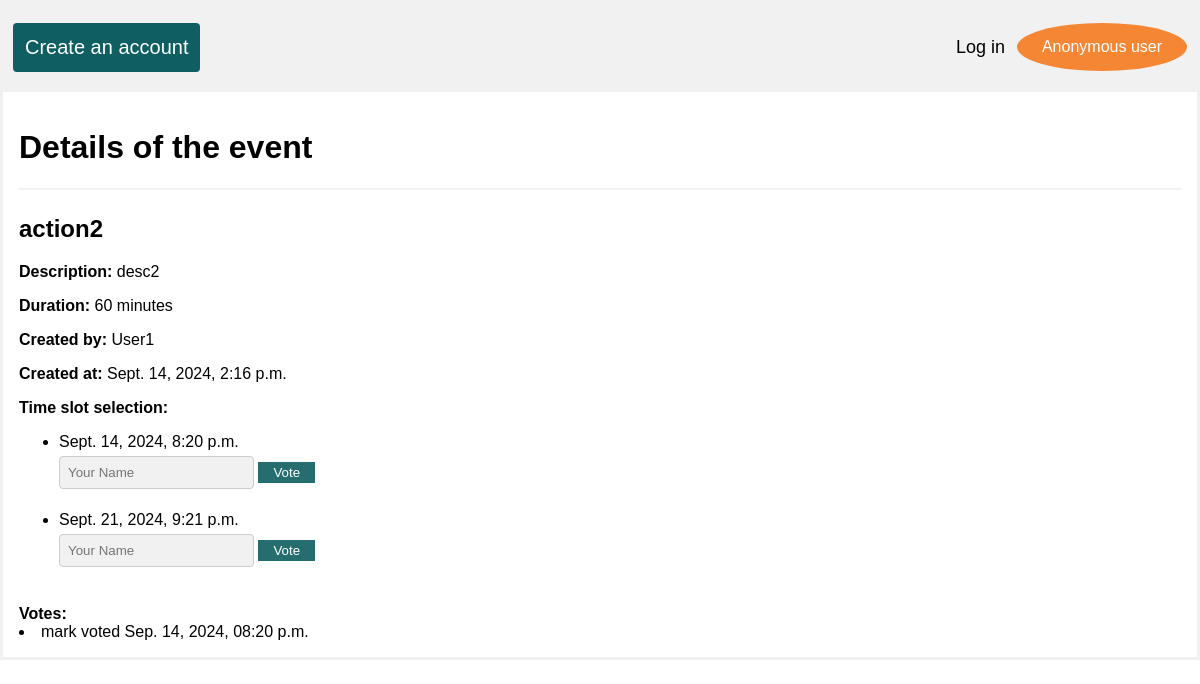
The app's page /pokus/event/66/ with its own data.
### pokus/models.py (models this page shows, shortened)
class Event(models.Model):
    title = models.CharField(max_length=100)
    description = models.TextField()
    duration = models.IntegerField(default=60)  # Duration in minutes
    created_by = models.ForeignKey(User, on_delete=models.CASCADE, null=True, blank=True)
    created_at = models.DateTimeField(auto_now_add=True)
    date_time_options = models.ManyToManyField('DateTimeOption')
    id = models.AutoField(primary_key=True)

class DateTimeOption(models.Model):
    date_time = models.DateTimeField()
    voter_name = models.CharField(max_length=100, blank=True, null=True)

### pokus/views.py (the view, shortened to what this page needs)
# urls.py: path('event/<int:event_id>/', views.event_detail, name='event_detail'),
def event_detail(request, event_id):
    event = get_object_or_404(Event, pk=event_id)
    date_time_options = event.date_time_options.all()
    return render(request, 'pokus/event_detail.html', {'event': event, 'date_time_options': date_time_options})

### pokus/templates/pokus/event_detail.html (shortened to what this page needs)
{% extends 'pokus/base.html' %}
  {% block content %}
    <div class="container">
        <h1>Details of the event</h1>
        <hr>
    <h2>{{ event.title }}</h2>
    <p><strong>Description: </strong>{{ event.description }}</p>
    <p><strong>Duration: </strong>{{ event.duration }} minutes</p>
    <p><strong>Created by: </strong>{{ event.created_by }} </p>
    <p><strong>Created at: </strong>{{ event.created_at }} </p>
    <p><strong>Time slot selection: </strong> </p>
    <ul>
      {% for time_slot in date_time_options %}
          <li>
              {{ time_slot.date_time }}
              <form method="post" style="border: none" action="{% url 'pokus:event_detail' event.id %}">
                  <input type="name" name="user_name" placeholder="Your Name">
                  <button type="submit" class="smallbtn">Vote</button>
              </form>
          </li>
      {% endfor %}
  </ul>
  <strong>Votes:</strong>
  {% for time_slot in date_time_options %}
      {% if time_slot.voter_name %}
      <li>
        {{ time_slot.voter_name }} voted {{ time_slot.date_time|date:"M. d, Y, h:i a" }}<br>
        </li>
      {% endif %}
  {% endfor %}
{% endblock %}

### pokus/templates/pokus/base.html (shortened to what this page needs)
<!DOCTYPE html>
<html>
<head>
</head>
<body>
{% if user.is_authenticated %}
  <div class="header">
    <a class="logo" href="{% url 'pokus:add_new' %}">Create a new action</a>
    <div class="header-right">
      <a href="{% url 'pokus:logout' %}">Logout</a>
      <span class="username">{{ request.user.username }}</span>
    </div>
  </div>
{% else %}
  <div class="header">
    <a href="{% url 'pokus:register' %}" class="logo">Create an account</a>
    <div class="header-right">
      <a href="{% url 'pokus:login' %}">Log in</a>
      <span class="username">Anonymous user</span>
    </div>
  </div>
{% endif %}
{% block content %}{% endblock %}
</body>
</html>

### records on screen
Event: title "action2", description "desc2", duration "60", created_by "User1", created_at "Sept. 14, 2024, 2:16 p.m."
DateTimeOption: date_time "Sept. 14, 2024, 8:20 p.m.", voter_name "mark", date_time "Sep. 14, 2024, 08:20 p.m."
DateTimeOption: date_time "Sept. 21, 2024, 9:21 p.m."
